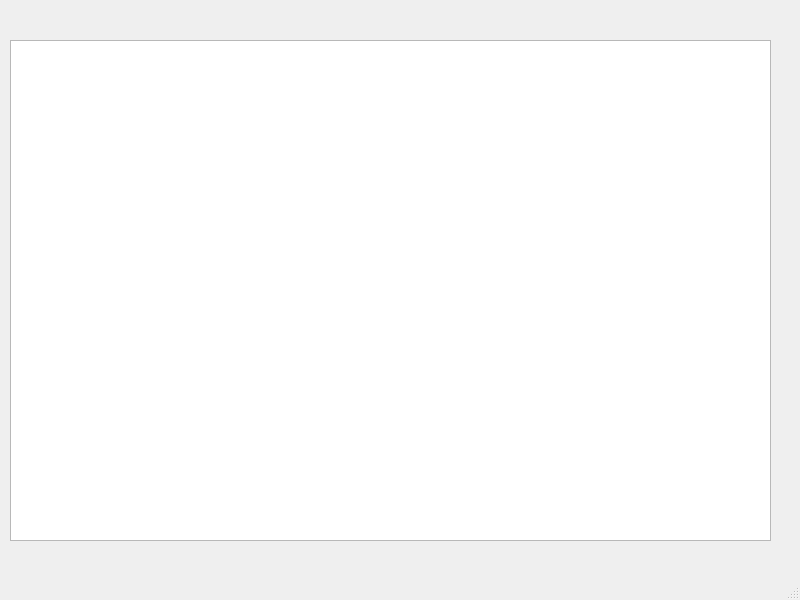
<?xml version="1.0" encoding="UTF-8"?>
<ui version="4.0">
 <class>MainWindow</class>
 <widget class="QMainWindow" name="MainWindow">
  <property name="geometry">
   <rect>
    <x>0</x>
    <y>0</y>
    <width>800</width>
    <height>600</height>
   </rect>
  </property>
  <property name="windowTitle">
   <string>MainWindow</string>
  </property>
  <widget class="QWidget" name="centralwidget">
   <widget class="QTableWidget" name="tableWidget">
    <property name="geometry">
     <rect>
      <x>10</x>
      <y>40</y>
      <width>761</width>
      <height>501</height>
     </rect>
    </property>
    <attribute name="horizontalHeaderVisible">
     <bool>false</bool>
    </attribute>
   </widget>
  </widget>
  <widget class="QMenuBar" name="menubar">
   <property name="geometry">
    <rect>
     <x>0</x>
     <y>0</y>
     <width>800</width>
     <height>33</height>
    </rect>
   </property>
  </widget>
  <widget class="QStatusBar" name="statusbar"/>
 </widget>
 <resources/>
 <connections/>
</ui>
